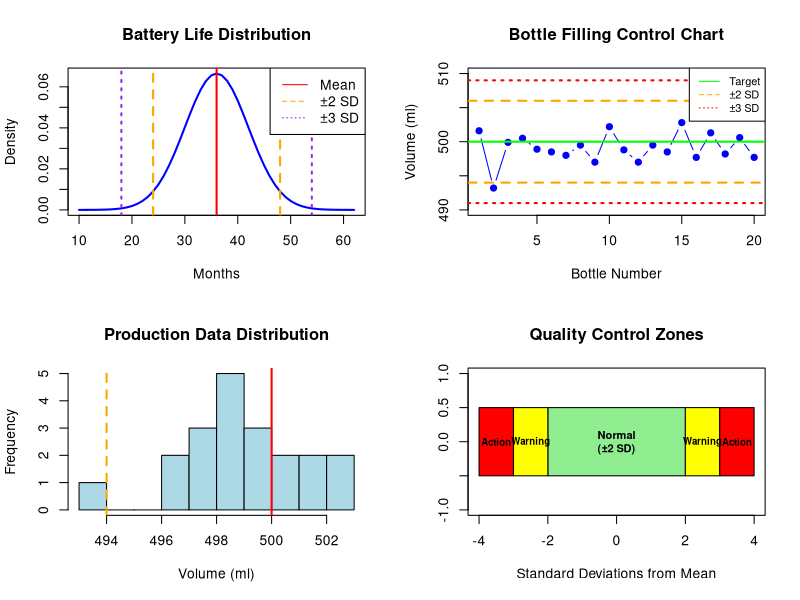

Generate this figure with R:
# Quality Control Applications of Mean ± k×SD
# Real-world uses in manufacturing and process control

# Create output directory
if (!dir.exists("output")) dir.create("output")

cat("Quality Control Applications\n")
cat("===========================\n\n")

# Battery life example
cat("Example 1: Battery Life Quality Control\n")
cat("=======================================\n")
battery_mean <- 36  # months
battery_sd <- 6     # months

cat("Manufacturer specifications:\n")
cat("Mean life:", battery_mean, "months\n")
cat("Standard deviation:", battery_sd, "months\n\n")

# Calculate control limits
cat("QUALITY CONTROL LIMITS:\n")
cat("======================\n")
for(k in 1:3) {
  lower <- battery_mean - k * battery_sd
  upper <- battery_mean + k * battery_sd
  cat("±", k, "SD limits: [", lower, ", ", upper, "] months\n")
  
  if(k == 2) {
    cat("  → 95% of batteries should last ", lower, "-", upper, " months\n")
    cat("  → Only 5% expected outside this range\n")
  }
  if(k == 3) {
    cat("  → 99.7% of batteries should last ", lower, "-", upper, " months\n")
    cat("  → Batteries failing before ", lower, " months are very unusual\n")
  }
}
cat("\n")

# Manufacturing example - bottle filling
cat("Example 2: Bottle Filling Process\n")
cat("=================================\n")
target_volume <- 500  # ml
process_sd <- 3       # ml

cat("Target volume:", target_volume, "ml\n")
cat("Process standard deviation:", process_sd, "ml\n\n")

# Control chart limits
cat("PROCESS CONTROL CHART:\n")
cat("=====================\n")
ucl_2sd <- target_volume + 2 * process_sd  # Upper Control Limit
lcl_2sd <- target_volume - 2 * process_sd  # Lower Control Limit
ucl_3sd <- target_volume + 3 * process_sd  # Upper Action Limit  
lcl_3sd <- target_volume - 3 * process_sd  # Lower Action Limit

cat("Warning limits (±2 SD): [", lcl_2sd, ", ", ucl_2sd, "] ml\n")
cat("Action limits (±3 SD):  [", lcl_3sd, ", ", ucl_3sd, "] ml\n\n")

cat("DECISION RULES:\n")
cat("==============\n")
cat("• Values within ±2 SD: Normal variation, continue production\n")
cat("• Values beyond ±2 SD: Investigate process, possible adjustment needed\n")
cat("• Values beyond ±3 SD: Stop production, process is out of control\n\n")

# Simulate some production data
set.seed(789)
production_data <- round(rnorm(20, target_volume, process_sd), 1)

cat("Sample Production Data (20 bottles):\n")
cat("====================================\n")
cat("Volumes:", paste(production_data, collapse = ", "), "ml\n\n")

# Quality assessment
within_2sd <- sum(abs(production_data - target_volume) <= 2 * process_sd)
within_3sd <- sum(abs(production_data - target_volume) <= 3 * process_sd)
beyond_2sd <- production_data[abs(production_data - target_volume) > 2 * process_sd]
beyond_3sd <- production_data[abs(production_data - target_volume) > 3 * process_sd]

cat("QUALITY ASSESSMENT:\n")
cat("==================\n")
cat("Bottles within ±2 SD:", within_2sd, "/", length(production_data), 
    "(", round(within_2sd/length(production_data)*100, 1), "%)\n")
cat("Bottles within ±3 SD:", within_3sd, "/", length(production_data), 
    "(", round(within_3sd/length(production_data)*100, 1), "%)\n")

if(length(beyond_2sd) > 0) {
  cat("WARNING - Bottles beyond ±2 SD:", paste(beyond_2sd, collapse = ", "), "ml\n")
}
if(length(beyond_3sd) > 0) {
  cat("CRITICAL - Bottles beyond ±3 SD:", paste(beyond_3sd, collapse = ", "), "ml\n")
} else {
  cat("✓ No bottles beyond ±3 SD - process in control\n")
}

# Create visualization
png("output/quality_control.png", width = 1200, height = 800, res = 120)
par(mfrow = c(2, 2))

# Battery life distribution
x_battery <- seq(10, 62, by = 1)
y_battery <- dnorm(x_battery, battery_mean, battery_sd)

plot(x_battery, y_battery, type = "l", lwd = 2, col = "blue",
     main = "Battery Life Distribution", xlab = "Months", ylab = "Density")
abline(v = battery_mean, col = "red", lwd = 2)
abline(v = battery_mean + c(-2, 2) * battery_sd, col = "orange", lwd = 2, lty = 2)
abline(v = battery_mean + c(-3, 3) * battery_sd, col = "purple", lwd = 2, lty = 3)
legend("topright", c("Mean", "±2 SD", "±3 SD"), 
       col = c("red", "orange", "purple"), lty = c(1, 2, 3))

# Control chart for bottles
plot(1:length(production_data), production_data, type = "b", pch = 19, col = "blue",
     main = "Bottle Filling Control Chart", xlab = "Bottle Number", ylab = "Volume (ml)",
     ylim = c(lcl_3sd - 1, ucl_3sd + 1))
abline(h = target_volume, col = "green", lwd = 2)
abline(h = c(lcl_2sd, ucl_2sd), col = "orange", lwd = 2, lty = 2)
abline(h = c(lcl_3sd, ucl_3sd), col = "red", lwd = 2, lty = 3)
legend("topright", c("Target", "±2 SD", "±3 SD"), 
       col = c("green", "orange", "red"), lty = c(1, 2, 3), cex = 0.8)

# Histogram of production data
hist(production_data, main = "Production Data Distribution", 
     xlab = "Volume (ml)", col = "lightblue", breaks = 8)
abline(v = target_volume, col = "red", lwd = 2)
abline(v = target_volume + c(-2, 2) * process_sd, col = "orange", lwd = 2, lty = 2)

# Quality zones diagram
plot(1, type = "n", xlim = c(-4, 4), ylim = c(-1, 1), 
     main = "Quality Control Zones", xlab = "Standard Deviations from Mean", ylab = "")

# Color zones
rect(-2, -0.5, 2, 0.5, col = "lightgreen", border = "black")  # Normal zone
rect(-3, -0.5, -2, 0.5, col = "yellow", border = "black")     # Warning zone
rect(2, -0.5, 3, 0.5, col = "yellow", border = "black")       # Warning zone  
rect(-4, -0.5, -3, 0.5, col = "red", border = "black")        # Action zone
rect(3, -0.5, 4, 0.5, col = "red", border = "black")          # Action zone

text(0, 0, "Normal\n(±2 SD)", cex = 0.8, font = 2)
text(-2.5, 0, "Warning", cex = 0.7, font = 2)
text(2.5, 0, "Warning", cex = 0.7, font = 2)
text(-3.5, 0, "Action", cex = 0.7, font = 2)
text(3.5, 0, "Action", cex = 0.7, font = 2)

dev.off()
cat("✓ Quality control plots saved to output/quality_control.png\n")

# Summary report
sink("output/quality_control_report.txt")
cat("QUALITY CONTROL APPLICATIONS REPORT\n")
cat("===================================\n\n")
cat("BATTERY LIFE CONTROL:\n")
cat("Mean ±1 SD: [", battery_mean - battery_sd, ", ", battery_mean + battery_sd, "] months\n")
cat("Mean ±2 SD: [", battery_mean - 2*battery_sd, ", ", battery_mean + 2*battery_sd, "] months\n")
cat("Mean ±3 SD: [", battery_mean - 3*battery_sd, ", ", battery_mean + 3*battery_sd, "] months\n\n")

cat("BOTTLE FILLING CONTROL:\n")
cat("Target: ", target_volume, " ml\n")
cat("Warning limits: [", lcl_2sd, ", ", ucl_2sd, "] ml\n")
cat("Action limits: [", lcl_3sd, ", ", ucl_3sd, "] ml\n\n")

cat("PRACTICAL INTERPRETATION:\n")
cat("• ±1 SD: Expected normal variation\n")
cat("• ±2 SD: 95% of normal production (5% outside = investigate)\n")
cat("• ±3 SD: 99.7% of normal production (0.3% outside = take action)\n")
sink()

cat("✓ Quality control report saved to output/quality_control_report.txt\n")
cat("\nKey insight: Mean ± k×SD creates practical decision boundaries!\n")
